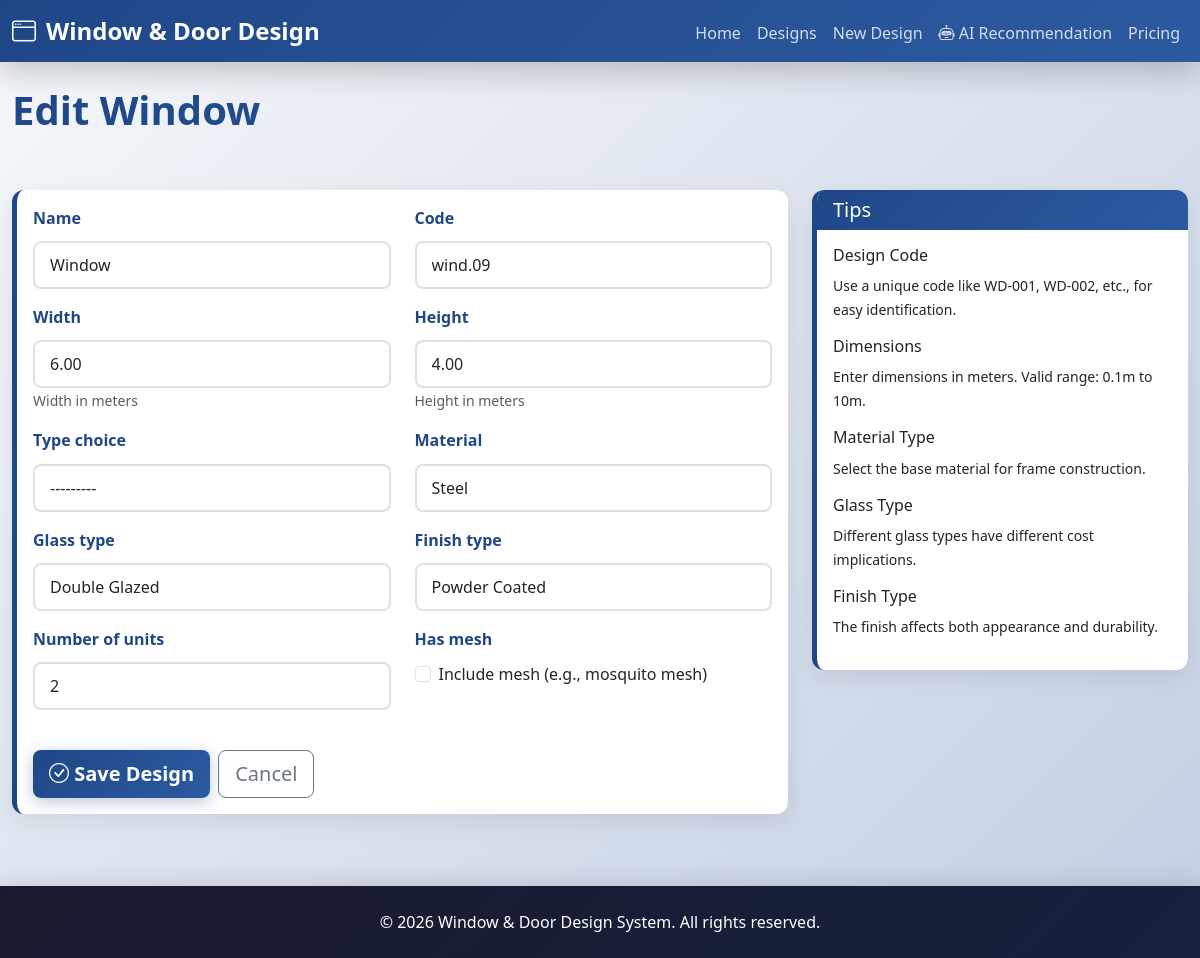
/designs/2/edit/, run on the app's committed database.
### design_system/models.py (models this page shows, shortened)
class WindowDoorDesign(models.Model):
    TYPE_CHOICES = [
        ('window', 'Window'),
        ('door', 'Door'),
    ]
    GLASS_TYPE_CHOICES = [
        ('clear', 'Clear Glass'),
        ('tinted', 'Tinted Glass'),
        ('frosted', 'Frosted Glass'),
        ('double_glazed', 'Double Glazed'),
        ('tempered', 'Tempered Glass'),
    ]
    FINISH_TYPE_CHOICES = [
        ('anodized', 'Anodized'),
        ('powder_coated', 'Powder Coated'),
        ('raw', 'Raw'),
        ('painted', 'Painted'),
        ('natural_wood', 'Natural Wood'),
    ]
    MATERIAL_CHOICES = [
        ('aluminum', 'Aluminum'),
        ('upvc', 'UPVC'),
        ('steel', 'Steel'),
        ('wood', 'Wood'),
    ]
    name = models.CharField(max_length=100)
    code = models.CharField(max_length=50, unique=True)
    width = models.DecimalField(max_digits=10, decimal_places=2, validators=[MinValueValidator(0.1)])  # in meters
    height = models.DecimalField(max_digits=10, decimal_places=2, validators=[MinValueValidator(0.1)])  # in meters
    type_choice = models.CharField(max_length=20, choices=TYPE_CHOICES)
    glass_type = models.CharField(max_length=20, choices=GLASS_TYPE_CHOICES, null=True, blank=True)
    has_mesh = models.BooleanField(default=False)
    finish_type = models.CharField(max_length=20, choices=FINISH_TYPE_CHOICES)
    number_of_units = models.IntegerField(validators=[MinValueValidator(1)], default=1)
    material = models.CharField(max_length=20, choices=MATERIAL_CHOICES, default='aluminum')
    total_area = models.DecimalField(max_digits=10, decimal_places=4, editable=False, default=0)
    estimated_cost = models.DecimalField(max_digits=15, decimal_places=2, editable=False, default=0)
    created_at = models.DateTimeField(auto_now_add=True)
    updated_at = models.DateTimeField(auto_now=True)
    class Meta:
        verbose_name_plural = "Window/Door Designs"
        ordering = ['-created_at']

### design_system/views.py (the view)
# urls.py: path('designs/<int:pk>/edit/', views.edit_design, name='edit_design'),
def edit_design(request, pk):
    design = get_object_or_404(WindowDoorDesign, pk=pk)
    if request.method == 'POST':
        form = WindowDoorDesignForm(request.POST, instance=design)
        if form.is_valid():
            design = form.save()
            return redirect('design_detail', pk=design.pk)
    else:
        form = WindowDoorDesignForm(instance=design)
    context = {'form': form, 'design': design, 'page_title': f'Edit {design.name}'}
    return render(request, 'create_design.html', context)

### templates/create_design.html (shortened to what this page needs)
{% extends 'base.html' %}
{% block content %}
<div class="row mb-4">
    <div class="col-md-12">
        <h1 class="page-title">{{ page_title }}</h1>
    </div>
</div>
<div class="row">
    <div class="col-lg-8">
        <div class="card">
            <div class="card-body">
                <form method="post" class="form">
                    <div class="row">
                        <div class="col-md-6 mb-3">
                            <label class="form-label" for="id_name">{{ form.name.label }}</label>
                            {{ form.name }}
                        </div>
                        <div class="col-md-6 mb-3">
                            <label class="form-label" for="id_code">{{ form.code.label }}</label>
                            {{ form.code }}
                        </div>
                    </div>
                    <div class="row">
                        <div class="col-md-6 mb-3">
                            <label class="form-label" for="id_width">{{ form.width.label }}</label>
                            {{ form.width }}
                            <small class="form-text text-muted">Width in meters</small>
                        </div>
                        <div class="col-md-6 mb-3">
                            <label class="form-label" for="id_height">{{ form.height.label }}</label>
                            {{ form.height }}
                            <small class="form-text text-muted">Height in meters</small>
                        </div>
                    </div>
                    <div class="row">
                        <div class="col-md-6 mb-3">
                            <label class="form-label" for="id_type_choice">{{ form.type_choice.label }}</label>
                            {{ form.type_choice }}
                        </div>
                        <div class="col-md-6 mb-3">
                            <label class="form-label" for="id_material">{{ form.material.label }}</label>
                            {{ form.material }}
                        </div>
                    </div>
                    <div class="row">
                        <div class="col-md-6 mb-3" id="glass-field">
                            <label class="form-label" for="id_glass_type">{{ form.glass_type.label }}</label>
                            {{ form.glass_type }}
                        </div>
                        <div class="col-md-6 mb-3">
                            <label class="form-label" for="id_finish_type">{{ form.finish_type.label }}</label>
                            {{ form.finish_type }}
                        </div>
                    </div>
                    <div class="row">
                        <div class="col-md-6 mb-3">
                            <label class="form-label" for="id_number_of_units">{{ form.number_of_units.label }}</label>
                            {{ form.number_of_units }}
                        </div>
                        <div class="col-md-6 mb-3">
                            <label class="form-label">{{ form.has_mesh.label }}</label>
                            <div class="form-check mt-2">
                                {{ form.has_mesh }}
                                <label class="form-check-label" for="id_has_mesh">
                                    Include mesh (e.g., mosquito mesh)
                                </label>
                            </div>
                        </div>
                    </div>
                    <div class="d-flex gap-2 mt-4">
                        <button type="submit" class="btn btn-primary btn-lg">
                            <i class="bi bi-check-circle"></i> Save Design
                        </button>
                        <a href="{% url 'design_list' %}" class="btn btn-outline-secondary btn-lg">Cancel</a>
                    </div>
                </form>
            </div>
        </div>
    </div>
    <div class="col-lg-4">
        <div class="card">
            <div class="card-header bg-primary text-white">
                <h5 class="mb-0">Tips</h5>
            </div>
            <div class="card-body">
                <h6>Design Code</h6>
                <p><small>Use a unique code like WD-001, WD-002, etc., for easy identification.</small></p>
                <h6>Dimensions</h6>
                <p><small>Enter dimensions in meters. Valid range: 0.1m to 10m.</small></p>
                <h6>Material Type</h6>
                <p><small>Select the base material for frame construction.</small></p>
                <h6>Glass Type</h6>
                <p><small>Different glass types have different cost implications.</small></p>
                <h6>Finish Type</h6>
                <p><small>The finish affects both appearance and durability.</small></p>
            </div>
        </div>
    </div>
</div>
{% endblock %}

### static/css/style.css (style rules this page uses)
:root { --primary-color: #1f4788; --secondary-color: #2c5aa0; --accent-color: #ff6b6b; --light-bg: #f8f9fa; --success-color: #10b981; --info-color: #3b82f6; }
* { transition: all 0.3s cubic-bezier(0.4, 0, 0.2, 1); }
body { font-family: 'Segoe UI', Tahoma, Geneva, Verdana, sans-serif; background: linear-gradient(135deg, #f5f7fa 0%, #c3cfe2 100%); background-attachment: fixed; min-height: 100vh; }
.btn-primary { background: linear-gradient(135deg, var(--primary-color) 0%, var(--secondary-color) 100%); border: none; border-radius: 8px; font-weight: 600; box-shadow: 0 4px 15px rgba(31, 71, 136, 0.3); transition: all 0.3s ease; position: relative; overflow: hidden; }
.btn-primary::before { content: ''; position: absolute; top: 0; left: -100%; width: 100%; height: 100%; background: rgba(255,255,255,0.2); transition: left 0.3s ease; }
.card { border: none; border-radius: 12px; box-shadow: 0 8px 25px rgba(0,0,0,0.08); transition: all 0.3s cubic-bezier(0.4, 0, 0.2, 1); border-left: 5px solid var(--primary-color); background: white; overflow: hidden; }
.card::before { content: ''; position: absolute; top: 0; left: 0; right: 0; height: 3px; background: linear-gradient(90deg, var(--primary-color), var(--secondary-color)); opacity: 0; }
.card-header { background: linear-gradient(135deg, var(--primary-color) 0%, var(--secondary-color) 100%); color: white; border: none; font-weight: 600; }
.page-title { color: var(--primary-color); margin-bottom: 2rem; font-weight: 700; font-size: 2.5rem; animation: fadeInDown 0.6s ease; background: linear-gradient(135deg, var(--primary-color) 0%, var(--secondary-color) 100%); -webkit-background-clip: text; -webkit-text-fill-color: transparent; background-clip: text; }
.form-label { font-weight: 600; color: var(--primary-color); margin-bottom: 0.7rem; display: flex; align-items: center; gap: 5px; }
.form-control { border: 2px solid #e0e0e0; border-radius: 8px; padding: 10px 15px; font-weight: 500; transition: all 0.3s ease; }

### data on the page
WindowDoorDesign: name "Window", code "wind.09", width "6.00", height "4.00", type_choice "---------", material "Steel", glass_type "Double Glazed", finish_type "Powder Coated", number_of_units "2"

### other printed values
{{ page_title }} "Edit Window"
